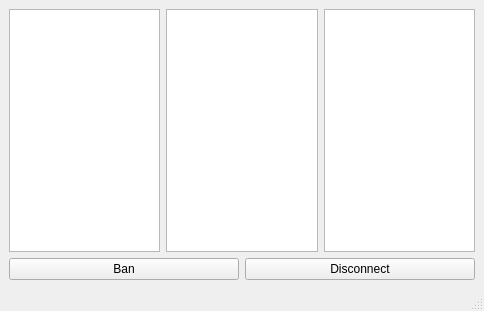
<?xml version="1.0" encoding="UTF-8"?>
<ui version="4.0">
 <class>MainWindow</class>
 <widget class="QMainWindow" name="MainWindow">
  <property name="geometry">
   <rect>
    <x>0</x>
    <y>0</y>
    <width>484</width>
    <height>311</height>
   </rect>
  </property>
  <property name="windowTitle">
   <string>MainWindow</string>
  </property>
  <widget class="QWidget" name="centralwidget">
   <layout class="QVBoxLayout" name="verticalLayout">
    <item>
     <layout class="QHBoxLayout" name="horizontalLayout_2">
      <item>
       <widget class="QListWidget" name="UsersListWidget"/>
      </item>
      <item>
       <widget class="QTextBrowser" name="MessagesTextBrowser"/>
      </item>
      <item>
       <widget class="QTextBrowser" name="LogTextBrowser"/>
      </item>
     </layout>
    </item>
    <item>
     <layout class="QHBoxLayout" name="horizontalLayout">
      <item>
       <widget class="QPushButton" name="BanPushButton">
        <property name="text">
         <string>Ban</string>
        </property>
       </widget>
      </item>
      <item>
       <widget class="QPushButton" name="DisconnectPushButton">
        <property name="text">
         <string>Disconnect</string>
        </property>
       </widget>
      </item>
     </layout>
    </item>
   </layout>
  </widget>
  <widget class="QStatusBar" name="statusbar"/>
 </widget>
 <resources/>
 <connections/>
</ui>
